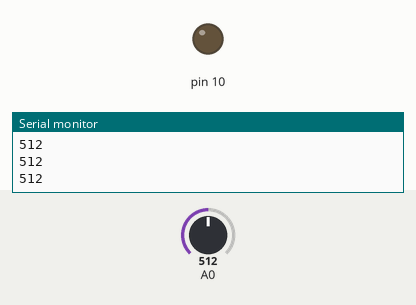
Simulated run of this sketch. Board: Arduino Uno, built with avr-gcc and run on an emulated ATmega328P. Shown: output pins drawn as LEDs (lit = HIGH), the last lines printed to the serial monitor. Inputs (shaded band) come from the test bench; at power-on: A0 = 512.

Above: at 1.2 s.
1.3 s: A0 set to 317
2.8 s: A0 set to 289
At 3.5 s:
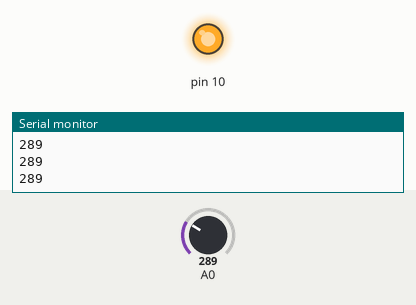
4.4 s: A0 set to 306
At 4.9 s:
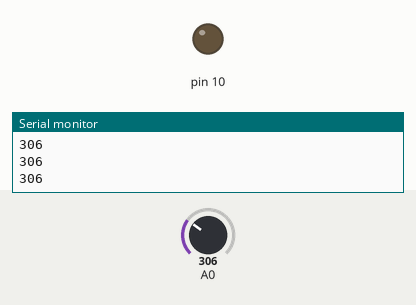
6.0 s: A0 set to 290
At 7.5 s:
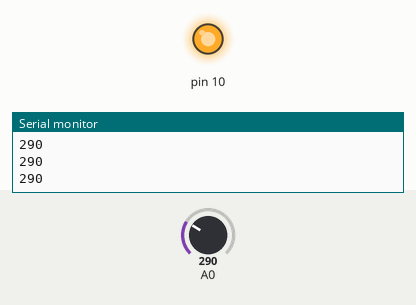
Timing chart, 0 to 8.6 s (numbered marks = the images above; inputs shaded):
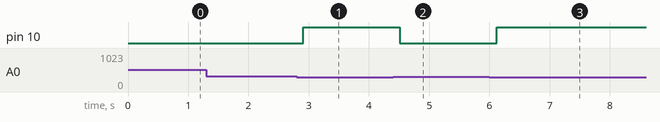

The sketch:

20240105_cds.ino
```cpp
void setup() {
  Serial.begin(9600);
  pinMode(A0, INPUT);
  pinMode(10,OUTPUT);
}
void loop() {
  int sensor = analogRead(A0);
  Serial.println(sensor);
  delay(100);
  if (sensor <= 300){
    digitalWrite(10,1);
  }else{
    digitalWrite(10,0);
  }

}
```

Measured:
- the behaviour switches between 301 and 300 on A0 (found by bisection; images 0 and 1)
- after the input at 2.8 s, pin 10: LOW → HIGH after 0.11 s
- after the input at 4.4 s, pin 10: HIGH → LOW after 0.11 s
- after the input at 6.0 s, pin 10: LOW → HIGH after 0.12 s
